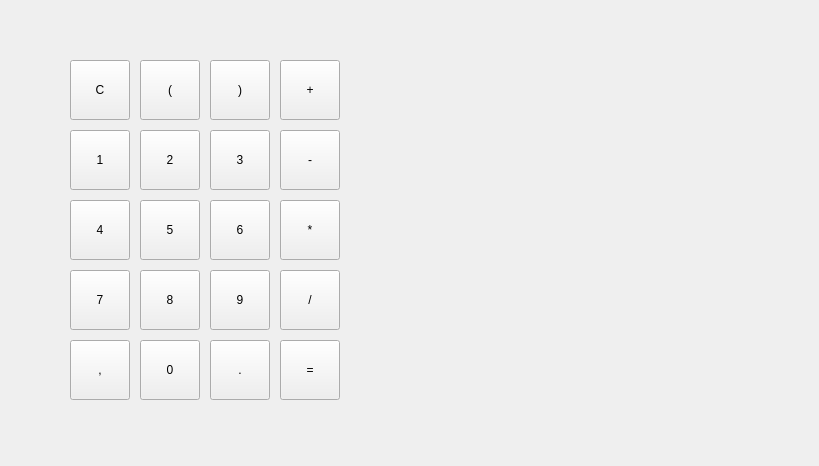
<?xml version="1.0" encoding="UTF-8"?>
<ui version="4.0">
 <class>Form</class>
 <widget class="QWidget" name="Form">
  <property name="geometry">
   <rect>
    <x>0</x>
    <y>0</y>
    <width>819</width>
    <height>466</height>
   </rect>
  </property>
  <property name="windowTitle">
   <string>Form</string>
  </property>
  <widget class="QPushButton" name="pushButton">
   <property name="geometry">
    <rect>
     <x>70</x>
     <y>130</y>
     <width>60</width>
     <height>60</height>
    </rect>
   </property>
   <property name="text">
    <string>1</string>
   </property>
  </widget>
  <widget class="QPushButton" name="pushButton_10">
   <property name="geometry">
    <rect>
     <x>140</x>
     <y>130</y>
     <width>60</width>
     <height>60</height>
    </rect>
   </property>
   <property name="text">
    <string>2</string>
   </property>
  </widget>
  <widget class="QPushButton" name="pushButton_2">
   <property name="geometry">
    <rect>
     <x>70</x>
     <y>200</y>
     <width>60</width>
     <height>60</height>
    </rect>
   </property>
   <property name="text">
    <string>4</string>
   </property>
  </widget>
  <widget class="QPushButton" name="pushButton_11">
   <property name="geometry">
    <rect>
     <x>140</x>
     <y>200</y>
     <width>60</width>
     <height>60</height>
    </rect>
   </property>
   <property name="text">
    <string>5</string>
   </property>
  </widget>
  <widget class="QPushButton" name="pushButton_3">
   <property name="geometry">
    <rect>
     <x>210</x>
     <y>130</y>
     <width>60</width>
     <height>60</height>
    </rect>
   </property>
   <property name="text">
    <string>3</string>
   </property>
  </widget>
  <widget class="QPushButton" name="pushButton_4">
   <property name="geometry">
    <rect>
     <x>70</x>
     <y>270</y>
     <width>60</width>
     <height>60</height>
    </rect>
   </property>
   <property name="text">
    <string>7</string>
   </property>
  </widget>
  <widget class="QPushButton" name="pushButton_13">
   <property name="geometry">
    <rect>
     <x>140</x>
     <y>270</y>
     <width>60</width>
     <height>60</height>
    </rect>
   </property>
   <property name="text">
    <string>8</string>
   </property>
  </widget>
  <widget class="QPushButton" name="pushButton_5">
   <property name="geometry">
    <rect>
     <x>210</x>
     <y>270</y>
     <width>60</width>
     <height>60</height>
    </rect>
   </property>
   <property name="text">
    <string>9</string>
   </property>
  </widget>
  <widget class="QPushButton" name="pushButton_6">
   <property name="geometry">
    <rect>
     <x>210</x>
     <y>200</y>
     <width>60</width>
     <height>60</height>
    </rect>
   </property>
   <property name="text">
    <string>6</string>
   </property>
  </widget>
  <widget class="QPushButton" name="pushButton_16">
   <property name="geometry">
    <rect>
     <x>140</x>
     <y>340</y>
     <width>60</width>
     <height>60</height>
    </rect>
   </property>
   <property name="text">
    <string>0</string>
   </property>
  </widget>
  <widget class="QPushButton" name="pushButton_7">
   <property name="geometry">
    <rect>
     <x>70</x>
     <y>340</y>
     <width>60</width>
     <height>60</height>
    </rect>
   </property>
   <property name="text">
    <string>,</string>
   </property>
  </widget>
  <widget class="QPushButton" name="pushButton_8">
   <property name="geometry">
    <rect>
     <x>210</x>
     <y>340</y>
     <width>60</width>
     <height>60</height>
    </rect>
   </property>
   <property name="text">
    <string>.</string>
   </property>
  </widget>
  <widget class="QPushButton" name="pushButton_9">
   <property name="geometry">
    <rect>
     <x>70</x>
     <y>60</y>
     <width>60</width>
     <height>60</height>
    </rect>
   </property>
   <property name="text">
    <string>C</string>
   </property>
  </widget>
  <widget class="QPushButton" name="pushButton_20">
   <property name="geometry">
    <rect>
     <x>210</x>
     <y>60</y>
     <width>60</width>
     <height>60</height>
    </rect>
   </property>
   <property name="text">
    <string>)</string>
   </property>
  </widget>
  <widget class="QPushButton" name="pushButton_21">
   <property name="geometry">
    <rect>
     <x>140</x>
     <y>60</y>
     <width>60</width>
     <height>60</height>
    </rect>
   </property>
   <property name="text">
    <string>(</string>
   </property>
  </widget>
  <widget class="QPushButton" name="pushButton_26">
   <property name="geometry">
    <rect>
     <x>280</x>
     <y>340</y>
     <width>60</width>
     <height>60</height>
    </rect>
   </property>
   <property name="text">
    <string>=</string>
   </property>
  </widget>
  <widget class="QPushButton" name="pushButton_22">
   <property name="geometry">
    <rect>
     <x>280</x>
     <y>60</y>
     <width>60</width>
     <height>60</height>
    </rect>
   </property>
   <property name="text">
    <string>+</string>
   </property>
  </widget>
  <widget class="QPushButton" name="pushButton_23">
   <property name="geometry">
    <rect>
     <x>280</x>
     <y>130</y>
     <width>60</width>
     <height>60</height>
    </rect>
   </property>
   <property name="text">
    <string>-</string>
   </property>
  </widget>
  <widget class="QPushButton" name="pushButton_24">
   <property name="geometry">
    <rect>
     <x>280</x>
     <y>200</y>
     <width>60</width>
     <height>60</height>
    </rect>
   </property>
   <property name="text">
    <string>*</string>
   </property>
  </widget>
  <widget class="QPushButton" name="pushButton_25">
   <property name="geometry">
    <rect>
     <x>280</x>
     <y>270</y>
     <width>60</width>
     <height>60</height>
    </rect>
   </property>
   <property name="text">
    <string>/</string>
   </property>
  </widget>
 </widget>
 <resources/>
 <connections/>
</ui>
